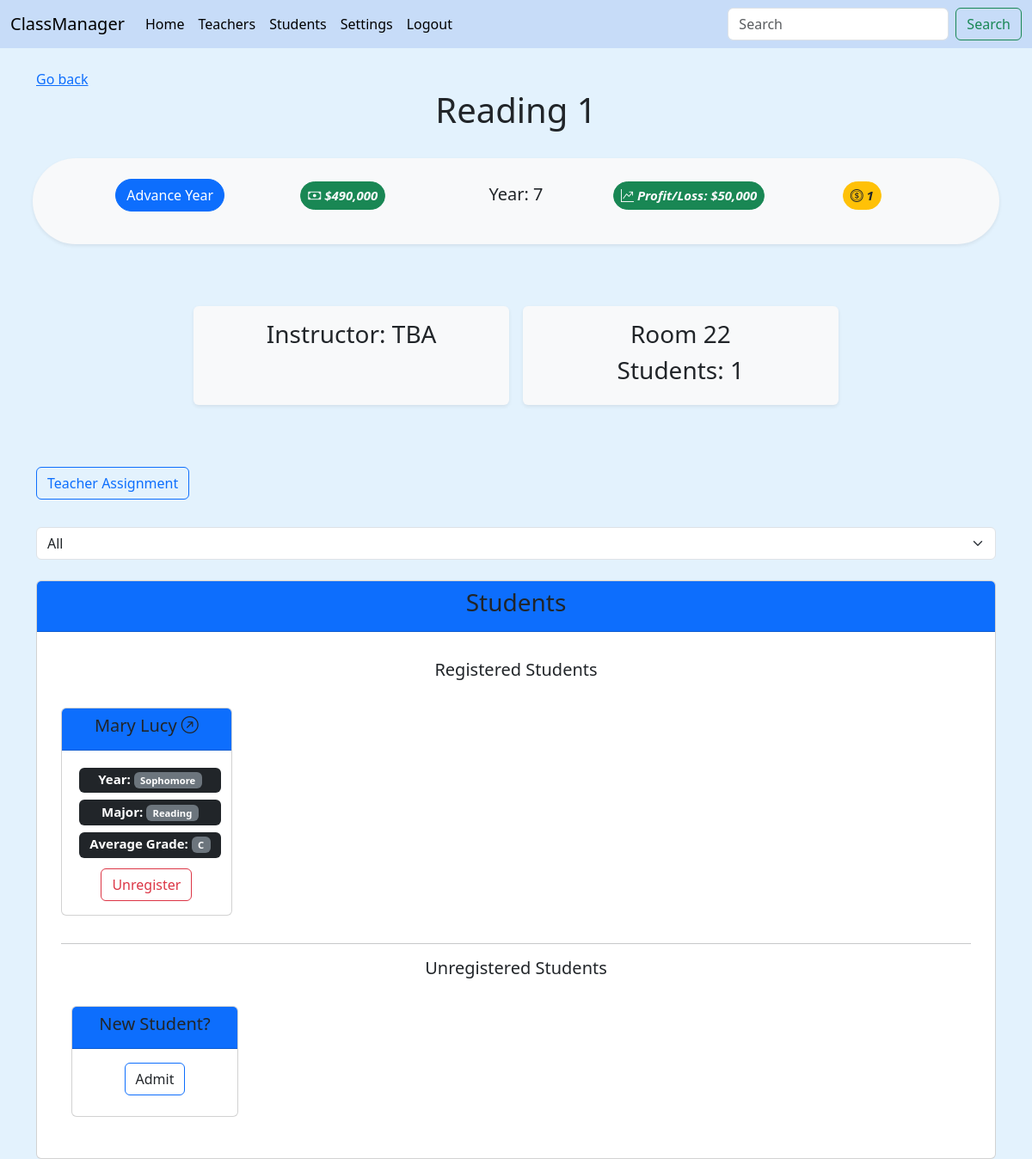
The page /class_view/Reading 1 (signed in) on the database its author committed.
### main/models.py (models this page shows, shortened)
class Class(models.Model):
    school = models.ForeignKey(School, on_delete=models.CASCADE, blank=True, null=True)
    name = models.CharField(max_length=60)
    building = models.ForeignKey(Subject, on_delete=models.CASCADE, blank=True, null=True)
    room = models.IntegerField(validators=[MinValueValidator(0), MaxValueValidator(1000)], blank=False, null=True)
    teacher = models.ForeignKey(Teacher, related_name="taught_by", on_delete=models.SET_NULL, blank=True, null=True)
    students = models.ManyToManyField(Student, related_name="taken_by", blank=True)
    class Meta:
        constraints = [
            models.UniqueConstraint(fields=['school', 'name'], name='unique class')
        ]
    def __str__(self):
        return (
                f"{self.name}"
        )

class School(AbstractUser):
    name = models.CharField(max_length=30, default="My New School")
    year = models.IntegerField(default=1)
    actionTokens = models.IntegerField(default=3)
    money = models.IntegerField(validators=[MinValueValidator(0), MaxValueValidator(1000000000)], blank=True, null=True, default=500000)
    tuition = models.IntegerField(validators=[MinValueValidator(0), MaxValueValidator(100000)], blank=True, null=True, default=50000)
    def checkTokens(self):
        return self.actionTokens

class Student(models.Model):
    school = models.ForeignKey(School, on_delete=models.CASCADE, blank=True, null=True)
    first_name = models.CharField(max_length=50)
    last_name = models.CharField(max_length=50)
    major = models.ForeignKey(Subject, on_delete=models.CASCADE, blank=True, null=True)
    year = models.IntegerField(validators=[MinValueValidator(0), MaxValueValidator(4)], blank=True, null=True, default=1)
    average_grade = models.FloatField(validators=[MinValueValidator(0), MaxValueValidator(100)], default='70')
    def __str__(self):
        return (
                f"{self.first_name+' '+self.last_name}"
        )
    def getYear(self):
        if self.year == 1:
            return 'Freshman'
        elif self.year == 2:
            return 'Sophomore'
        elif self.year == 3:
            return 'Junior'
        else:
            return 'Senior'
    def getLetterGrade(self):
        if self.average_grade >= 90:
            return 'A'
        elif self.average_grade >= 80:
            return 'B'
        elif self.average_grade >= 70:
            return 'C'
        elif self.average_grade >= 60:
            return 'D'
        else:
            return 'F'

class Subject(models.Model):
    school = models.ForeignKey(School, on_delete=models.CASCADE, blank=True, null=True)
    name = models.CharField(max_length=60)
    class Meta:
        constraints = [
            models.UniqueConstraint(fields=['school', 'name'], name='unique subject')
        ]
    def __str__(self):
        return (
                f"{self.name}"
        )

### main/views.py (the view, shortened to what this page needs)
# urls.py: path('class_view/<str:name>', views.class_view, name='class'),
@login_required(login_url="main:login_view")
def class_view(request, name):
    school = get_object_or_404(School, id=request.user.id)
    subjects = Subject.objects.filter(school_id=school.id)
    user_class = get_object_or_404(Class, school_id=school.id, name=name)
    students = Student.objects.filter(school_id=school.id)
    teacherForm = TeacherForm()
    studentForm = StudentForm()
    costs = computeFinancials(school)
    return render(request, "main/class.html", {
        'school': school,
        'class': user_class,
        'students': students,
        'subjects': subjects,
        'teacherForm': teacherForm,
        'studentForm': studentForm,
        'costs': costs,
    })

### main/forms.py
class TeacherForm(forms.ModelForm):
    class Meta:
        model = Teacher
        fields = '__all__'
        exclude = ['subject', 'salary', 'school']
        widgets = {'skill': forms.Select(attrs={'class': "skill_toggler"}, choices=Teacher.SKILL)}

class StudentForm(forms.ModelForm):
    class Meta:
        model = Student
        fields = '__all__'
        exclude = ['school', 'major', 'year', 'average_grade']

### main/gameFunctions.py (called while the page is built)
def computeFinancials(school):
    teachers = Teacher.objects.filter(school_id=school.id)
    studentCount = Student.objects.filter(school_id=school.id).count()
    tuition = school.tuition
    profit = tuition*studentCount
    losses = sum(teacher.salary for teacher in teachers)
    return profit-losses

### main/templates/main/class.html (shortened to what this page needs)
{% extends "main/base.html" %}
{% block content %}
{% load static %}
{% if request.user.is_authenticated %}
<a href="{% url 'main:building' class.building.id %}">Go back</a>
<h1>
  <center>{{class|capfirst}}</center>
</h1>
<br>
{% include 'main/menubar.html' %}
<br>
<div class="container text-center">
  <div class="row g-2 justify-content-center">
    <div class="col-4 m-2 shadow-sm p-3 mb-5 bg-body-tertiary rounded bg-light">
      {% if class.teacher %}
      <h3>{{class.teacher.get_skill_display}}:</h3>
      <h3><a class="col-header" href="{% url 'main:teacher' class.teacher.id %}">{{class.teacher|title}}</a></h3>
      {% else %}
      <h3>Instructor: TBA</h3>
      {% endif %}
    </div>
    <div class="col-4 m-2 shadow-sm p-3 mb-5 bg-body-tertiary rounded bg-light">
      <h3>Room {{ class.room }}</h3>
      <h3>Students: {{ class.students.all.count }}</h3>
    </div>
  </div>
</div>
<br />
<h3 class="d-inline-flex gap-1">
  <button class="btn btn-outline-primary" type="button" data-bs-toggle="collapse" data-bs-target="#collapseWidthExample"
    aria-expanded="false" aria-controls="collapseWidthExample">
    Teacher Assignment
  </button>
</h3>
<br>
<form action="" id="filter">
  <select aria-label="label for the select" class="form-select">
    <option value="all" selected>All</option>
  </select>
</form><br>
<div id="all" style="display: block" class="card">
  <div class="card-header bg-primary">
    <center>
      <h3 class="text-dark bg-primary fw-medium">Students</h3>
    </center>
  </div>
  <div class="card-body">
    <p class="card-text">
      {% include 'main/class_students.html'%}
    </p>
  </div>
</div>
{% endif %}
{% endblock %}

### main/templates/main/menubar.html (shortened to what this page needs)
{% load humanize %}
<div class="row g-2 text-center">
    <div class="badge rounded-pill bg-light text-dark shadow-sm p-3 mb-5 bg-body-tertiary rounded">
    <a class="col-2 m-2 d-inline-flex justify-content-center title-header" href="{% url 'main:nextYear' %}"><button type="button"
        class="btn btn-primary rounded-pill">Advance Year</button></a>
    <h5 class="col-2 m-2 d-inline-flex justify-content-center"><p class="btn btn-success badge rounded-pill text-light token-display float-center p-2" data-bs-toggle="tooltip" data-bs-title="Cash: Your current cash earned from student tuition to allocate toward school operations!"><i class="bi bi-cash">  ${{school.money|intcomma}}</i></p></h5>
    <h5 class="col-2 m-2 d-inline-flex justify-content-center">Year: {{school.year}}</h5>
    <h5 class="col-2 m-2 d-inline-flex justify-content-center"><p class="btn btn-success badge rounded-pill text-light token-display float-center p-2" data-bs-toggle="tooltip" data-bs-title="Profit/Loss: Expected profit or loss at the end of the year!"><i class="bi bi-graph-up-arrow">  Profit/Loss: ${{costs|intcomma}}</i></p></h5>
    <h5 class="col-2 m-2 d-inline-flex justify-content-center"><p class="btn btn-warning badge rounded-pill text-dark token-display float-center p-2" data-bs-toggle="tooltip" data-bs-title="Action Tokens: Creation/training of teachers and students require action tokens!"><i class="bi bi-coin">
        {{school.checkTokens}}</i></p></h5>
  </div></div>

### main/templates/main/class_students.html (shortened to what this page needs)
<center>
  <h5 class="fw-medium">Registered Students</h5>
</center>
<br>
<div id="student-all-container" class="container overflow-hidden text-center">
  <div class="row row-cols-2 row-cols-lg-5 g-2 g-lg-3">
    {% for student in students %}
    {% if student in class.students.all %}
    <div class="col-2">
      <div id="{{student.id}}" class="card mb-3" style="max-width: 18rem;">
        <div class="card-header bg-primary">
          <h5><a class="title-header link-dark bg-primary fw-medium"
              href="{% url 'main:student' student.id %}">{{student|title}} <i
                class="bi bi-arrow-up-right-circle"></i></a></h5>
        </div>
        <div class="card-body">
          <h5 class="card-title">
            <span style="width: 100%;" class="m-1 badge bg-dark">Year: <span class="badge bg-secondary">
                {{student.getYear}}</span></span>
            <br />
            <span style="width: 100%;" class="m-1 badge bg-dark">Major: <span class="badge bg-secondary">
                {{student.major}}</span></span>
            <br />
            <span style="width: 100%;" class="m-1 badge bg-dark">Average Grade: <span class="badge bg-secondary"> {{student.getLetterGrade}}</span></span>
          </h5>
          <form method="POST" action="">
            <button class="btn btn-outline-danger" method="POST" type="submit" action="" name="unregister"
              value="{{student.id}}">
              Unregister
            </button>
          </form>
        </div>
      </div>
    </div>
    {% endif %}
    {% endfor %}
  </div>
  <hr />
  <center>
    <h5>Unregistered Students</h5>
  </center>
  <br>
  <div id="student-all-container2" class="container overflow-hidden text-center">
    <div class="row row-cols-2 row-cols-lg-5 g-2 g-lg-3">
      <div id="start_create_student" class="col-2">
        <div class="card mb-3" style="max-width: 18rem">
          <div class="card-header bg-primary">
            <h5 class="bg-primary fw-medium">New Student?</h5>
          </div>
          <div class="card-body">
            {% if school.checkTokens > 0 %}
            <button class="toggler card-title btn btn-outline-primary" id="student">Admit</button>
            {% else %}
            <span style="width: 100%;" class="badge bg-dark">No <i class="bi bi-coin text-warning"></i> left!</span>
            <br />
            <span style="width: 100%;" class="badge bg-dark">Advance Year for more <i
                class="bi bi-coin text-warning"></i>!</span>
            {% endif %}
          </div>
        </div>
      </div>
    </div>
  </div>
</div>

### main/static/main/styles.css (style rules this page uses)
.title-header { text-decoration: none; }

### rows shown on the page
Class: name "Reading 1", room "22", students.all.count "1"
School: money "490,000", year "7", checkTokens "1"
Student: first_name+last_name "Mary Lucy", getYear "Sophomore", major "Reading", getLetterGrade "C", {{ student.id }} 7 (drawn)

### other values the page prints
{{ costs|intcomma }} "50,000"
